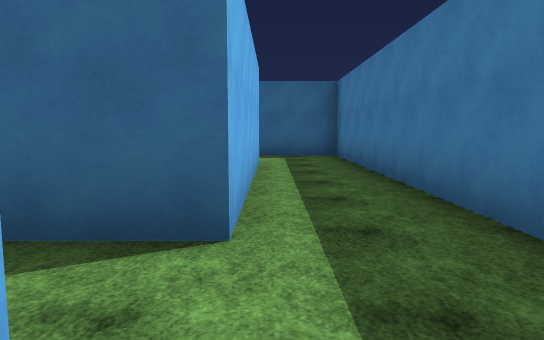
view 1 (above)

22 first-person views from a walk through a 3-D level made in the Unity game engine. The camera is 1.4 m above the floor, tilts 6° down and sees 70° across. The floor is counted in squares, 2.13 m on a side. Each view is taken from the middle of a square. On the plan, view 1 faces up. The plan holds only what a view shows up to about 11 squares ahead; the rest is blank. The player is left out. Surface patterns are stand-ins for the level's own textures.

view 2
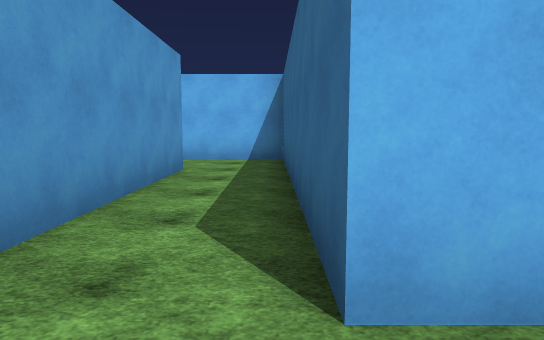

view 3
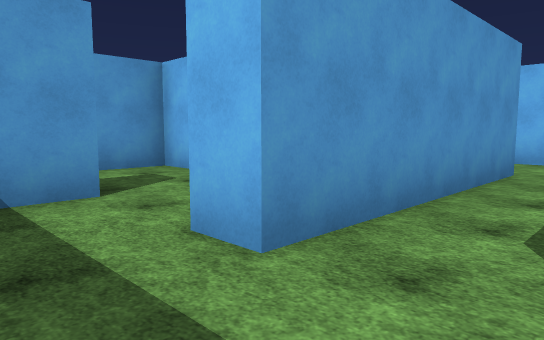

view 4
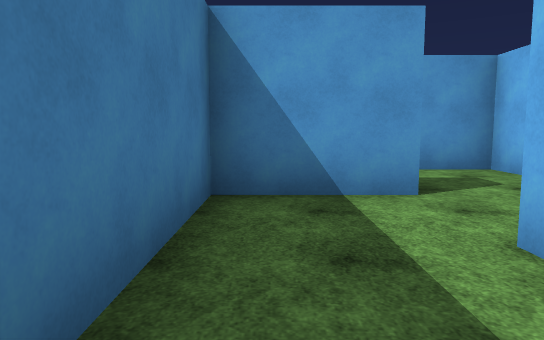

view 5
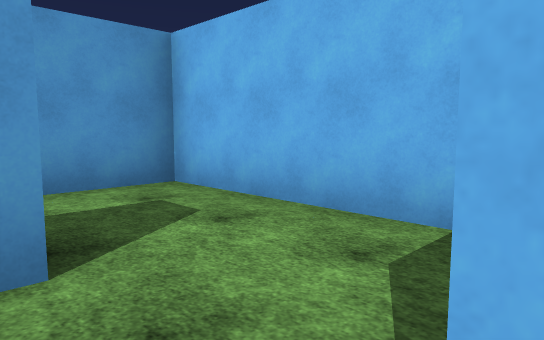

view 6
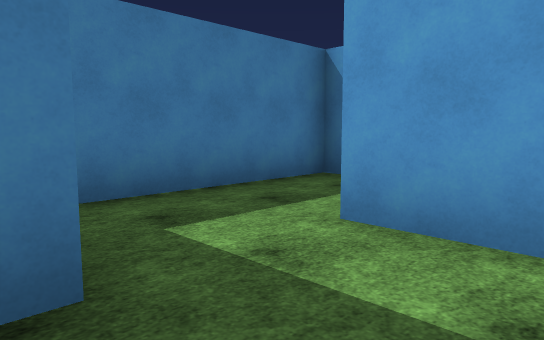

view 7
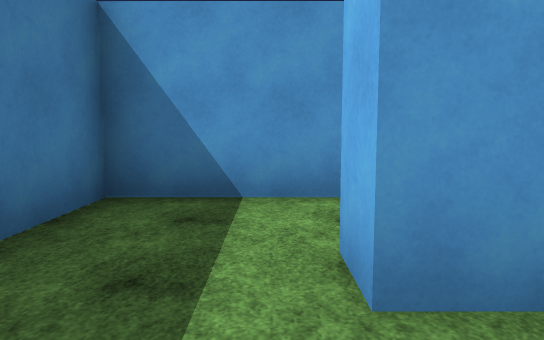

view 8
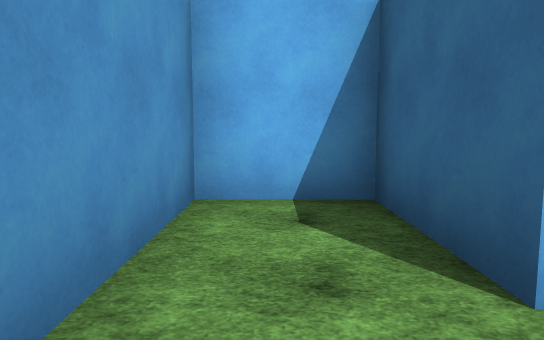

view 9
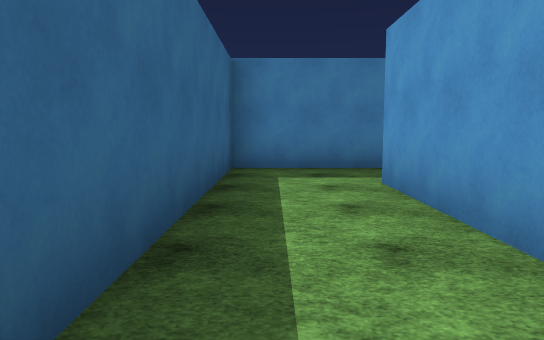

view 10
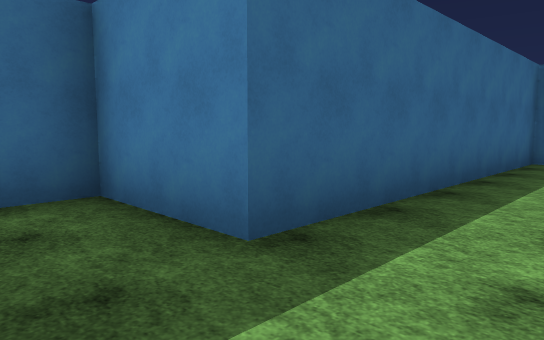

view 11
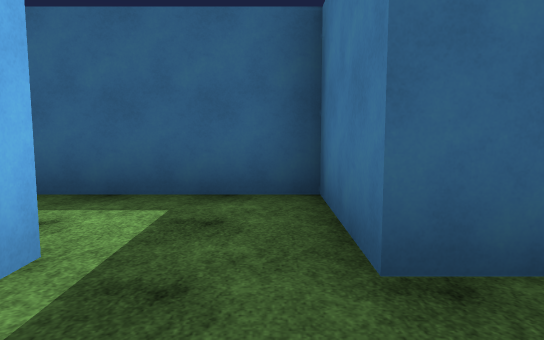

view 12
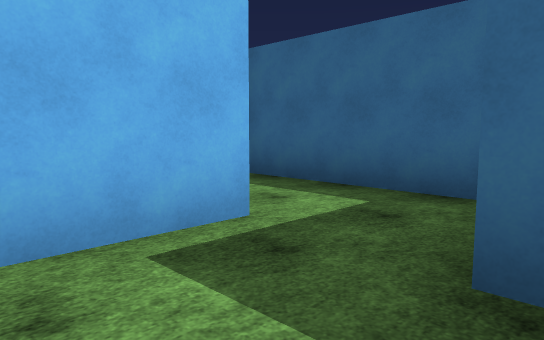

view 13
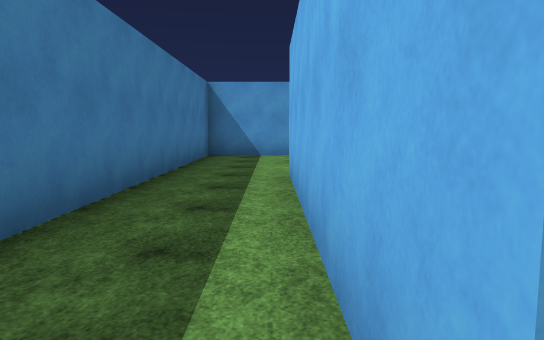

view 14
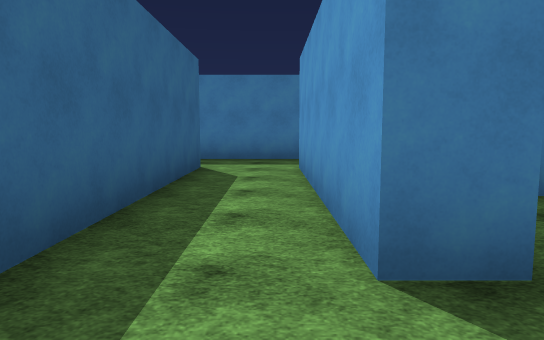

view 15
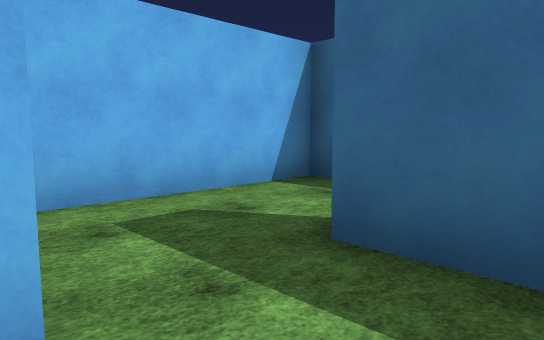

view 16
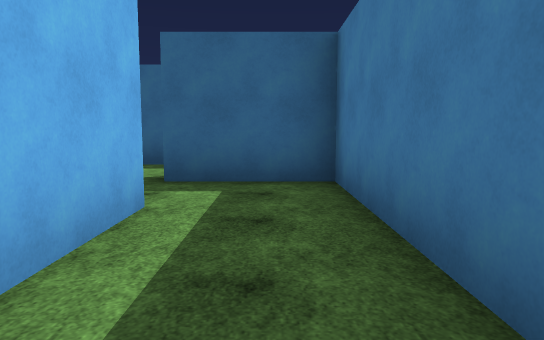

view 17
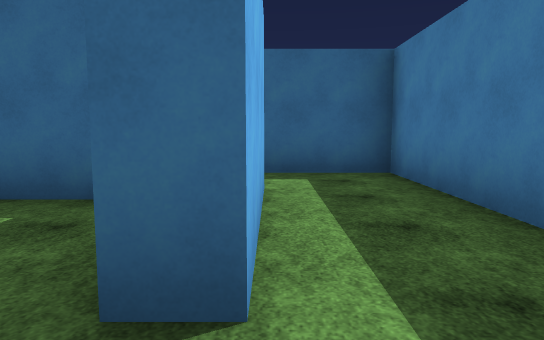

view 18
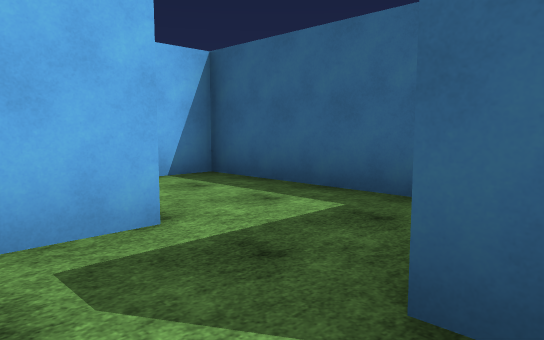

view 19
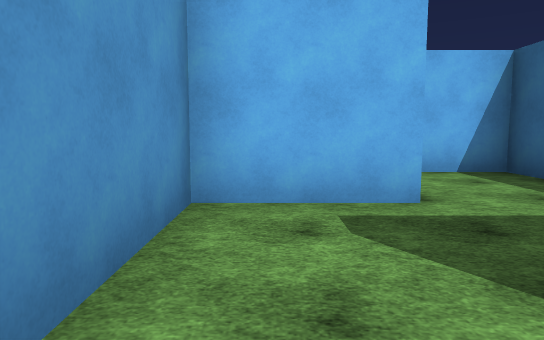

view 20
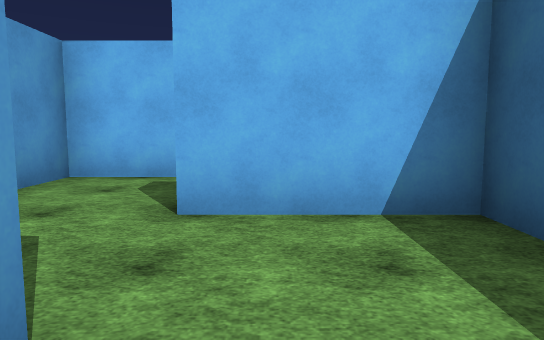

view 21
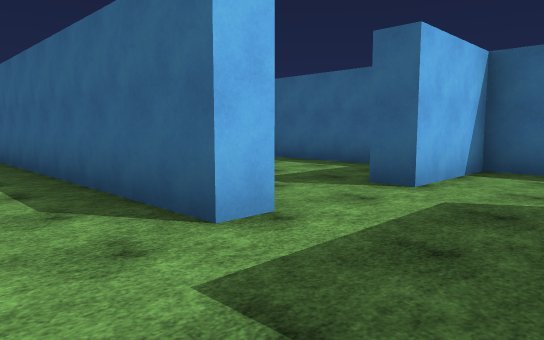

view 22
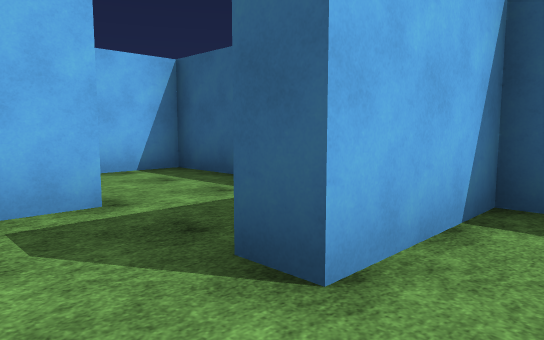

### Floor plan
Points are (right, up) in squares from view 1. A wall is a line through its corners. A room is listed if a view was taken in it or the views show most of it. See-through windows are left out.
Room 1 (views 1, 2, 3, 4, 5, 9, 10, 11, 12, 13, 14)
walls: (-3.1, 7.6) (-0.3, 7.6) (-0.3, 2.2) (-7.5, 2.2) (-7.5, 0.5); (-5.4, 9.6) (-5.4, 11.9) (-7.4, 11.9); (1.6, -0.4) (1.6, 9.7) (-5.6, 9.7); (-5.4, 0.5) (-0.3, 0.5) (-0.3, -0.2); (-7.2, 10) (-7.2, 8.2)
ways out: opening at (0.5, 0) to room 2; opening at (-6.5, 0) to room 9; opening at (-8, 10.5)
Room 2 (view 6)
walls: (-0.5, -1.9) (1.6, -1.9) (1.6, -0.4); (-2.6, -0.9) (-2.6, -2.6); (-0.5, -2.6) (-0.5, -2.1)
ways out: opening at (0.5, 0) to room 1; opening at (-1.5, -2) to room 3
Room 3 (view 7)
walls: (-2.6, -2.6) (-2.6, -4.3) (-0.3, -4.3); (1.6, -4.5) (1.6, -3.1)
ways out: opening at (-1.5, -2) to room 2; opening at (0.5, -5) to room 4
Room 4 (view 8)
walls: (-0.3, -4.3) (-0.3, -5) (-2.6, -5) (-2.6, -6.7) (1.6, -6.7) (1.6, -4.5)
ways out: opening at (0.5, -5) to room 3
Room 5 (views 15, 16, 19)
walls: (-3.2, -4) (-3.2, -0.1) (-4.4, -0.1); (-5.1, -1.6) (-5.1, -4.7)
ways out: opening at (-5, -5.5) to room 6; opening at (-5, -1) to room 9
Room 6 (views 17, 18, 20)
walls: (-5.1, -4.7) (-5.6, -4.7); (-7.5, -4.6) (-7.5, -6.7) (-4.9, -6.7); (-6.6, -2.4) (-7.6, -2.4)
ways out: opening at (-5, -5.5) to room 5; opening at (-8, -3.5) to room 8
Room 7 (view 21)
walls: (-10.2, -6.8) (-10.2, -7.4) (-17.2, -7.4)
ways out: opening at (-9.5, -7) to room 8
Room 8 (view 22)
walls: (-12.3, -4.6) (-12.3, -6.7) (-11.1, -6.7); (-7.6, -2.4) (-10, -2.4) (-10, -4.7) (-10.6, -4.7)
ways out: opening at (-8, -3.5) to room 6; opening at (-9.5, -7) to room 7; opening at (-13, -3.5) to room 10
Room 9 (no view inside)
walls: (-4.4, -0.1) (-5.4, -0.1) (-5.4, 0.5); (-7.5, 0.5) (-7.5, -1.2)
ways out: opening at (-6.5, 0) to room 1; opening at (-5, -1) to room 5
Room 10 (no view inside)
walls: (-11.9, -2.4) (-14.9, -2.4) (-14.9, -3.8)
ways out: opening at (-13, -3.5) to room 8

Positions as (right, up) in squares from view 1, and headings:
1: (0, 0), facing up
2: (1, 2), facing left
3: (1, 2), facing down-left
4: (1, 2), facing down
5: (0, 0), facing down-left
6: (-2, -2), facing down-right
7: (0, -3), facing down
8: (1, -6), facing left
9: (-5, 9), facing right
10: (-7, 8), facing up-right
11: (-6, 8), facing up
12: (-5, 8), facing up-left
13: (0, 8), facing down
14: (-7, 1), facing right
15: (-4, -2), facing up-left
16: (-4, -5), facing up
17: (-5, -6), facing up
18: (-5, -6), facing up-left
19: (-4, -6), facing left
20: (-7, -4), facing left
21: (-8, -9), facing up-left
22: (-9, -6), facing up-left
